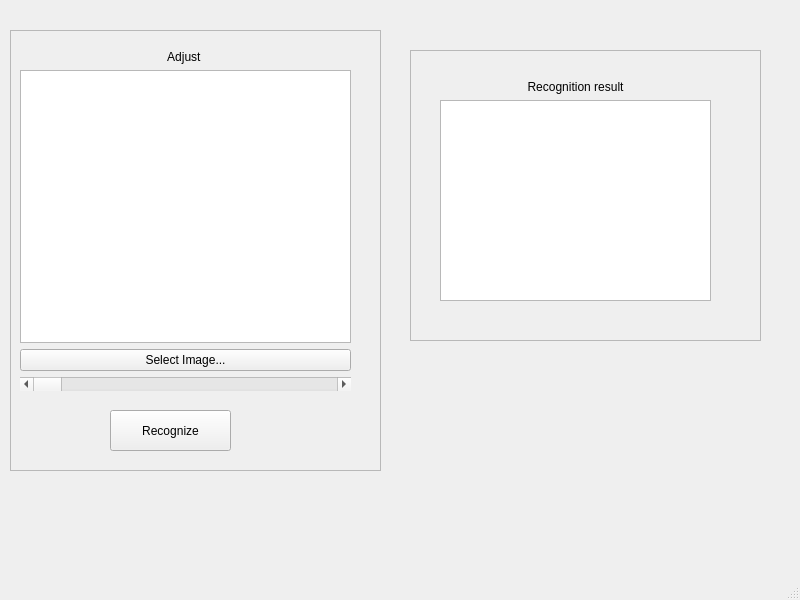
<?xml version="1.0" encoding="UTF-8"?>
<ui version="4.0">
 <class>MainWindow</class>
 <widget class="QMainWindow" name="MainWindow">
  <property name="geometry">
   <rect>
    <x>0</x>
    <y>0</y>
    <width>800</width>
    <height>600</height>
   </rect>
  </property>
  <property name="windowTitle">
   <string>MainWindow</string>
  </property>
  <widget class="QWidget" name="centralwidget">
   <widget class="QFrame" name="frame">
    <property name="geometry">
     <rect>
      <x>10</x>
      <y>30</y>
      <width>371</width>
      <height>441</height>
     </rect>
    </property>
    <property name="frameShape">
     <enum>QFrame::StyledPanel</enum>
    </property>
    <property name="frameShadow">
     <enum>QFrame::Raised</enum>
    </property>
    <widget class="QWidget" name="verticalLayoutWidget">
     <property name="geometry">
      <rect>
       <x>10</x>
       <y>20</y>
       <width>331</width>
       <height>341</height>
      </rect>
     </property>
     <layout class="QVBoxLayout" name="verticalLayout">
      <item>
       <widget class="QLabel" name="label_2">
        <property name="text">
         <string>Adjust </string>
        </property>
        <property name="alignment">
         <set>Qt::AlignCenter</set>
        </property>
       </widget>
      </item>
      <item>
       <widget class="QGraphicsView" name="graphicsView">
        <property name="styleSheet">
         <string notr="true">border-image: url(:/img/drawing(1).png);</string>
        </property>
        <property name="backgroundBrush">
         <brush brushstyle="NoBrush">
          <color alpha="255">
           <red>0</red>
           <green>0</green>
           <blue>0</blue>
          </color>
         </brush>
        </property>
       </widget>
      </item>
      <item>
       <widget class="QPushButton" name="pushButton">
        <property name="text">
         <string>Select Image...</string>
        </property>
       </widget>
      </item>
      <item>
       <widget class="QScrollBar" name="horizontalScrollBar">
        <property name="orientation">
         <enum>Qt::Horizontal</enum>
        </property>
       </widget>
      </item>
     </layout>
    </widget>
    <widget class="QPushButton" name="pushButton_2">
     <property name="geometry">
      <rect>
       <x>100</x>
       <y>380</y>
       <width>121</width>
       <height>41</height>
      </rect>
     </property>
     <property name="text">
      <string>Recognize</string>
     </property>
    </widget>
   </widget>
   <widget class="QFrame" name="frame_2">
    <property name="geometry">
     <rect>
      <x>410</x>
      <y>50</y>
      <width>351</width>
      <height>291</height>
     </rect>
    </property>
    <property name="frameShape">
     <enum>QFrame::StyledPanel</enum>
    </property>
    <property name="frameShadow">
     <enum>QFrame::Raised</enum>
    </property>
    <widget class="QWidget" name="verticalLayoutWidget_2">
     <property name="geometry">
      <rect>
       <x>30</x>
       <y>30</y>
       <width>271</width>
       <height>221</height>
      </rect>
     </property>
     <layout class="QVBoxLayout" name="verticalLayout_2">
      <item>
       <widget class="QLabel" name="label">
        <property name="text">
         <string>Recognition result</string>
        </property>
        <property name="alignment">
         <set>Qt::AlignCenter</set>
        </property>
       </widget>
      </item>
      <item>
       <widget class="QTableWidget" name="tableWidget"/>
      </item>
     </layout>
    </widget>
   </widget>
  </widget>
  <widget class="QMenuBar" name="menubar">
   <property name="geometry">
    <rect>
     <x>0</x>
     <y>0</y>
     <width>800</width>
     <height>26</height>
    </rect>
   </property>
  </widget>
  <widget class="QStatusBar" name="statusbar"/>
  <action name="actionOpen">
   <property name="text">
    <string>Open</string>
   </property>
  </action>
  <action name="actionQuit">
   <property name="text">
    <string>Save As...</string>
   </property>
  </action>
  <action name="actionQuit_2">
   <property name="text">
    <string>Quit</string>
   </property>
  </action>
  <action name="actionHow_to_use">
   <property name="text">
    <string>Using help</string>
   </property>
  </action>
  <action name="actionAbout_us">
   <property name="text">
    <string>About us</string>
   </property>
  </action>
  <action name="actionSave_As">
   <property name="text">
    <string>Save As...</string>
   </property>
  </action>
  <action name="actionQuit_3">
   <property name="text">
    <string>Quit</string>
   </property>
  </action>
  <action name="actionUsing_help">
   <property name="text">
    <string>Using help</string>
   </property>
  </action>
 </widget>
 <resources>
  <include location="res/img.qrc"/>
 </resources>
 <connections/>
</ui>
